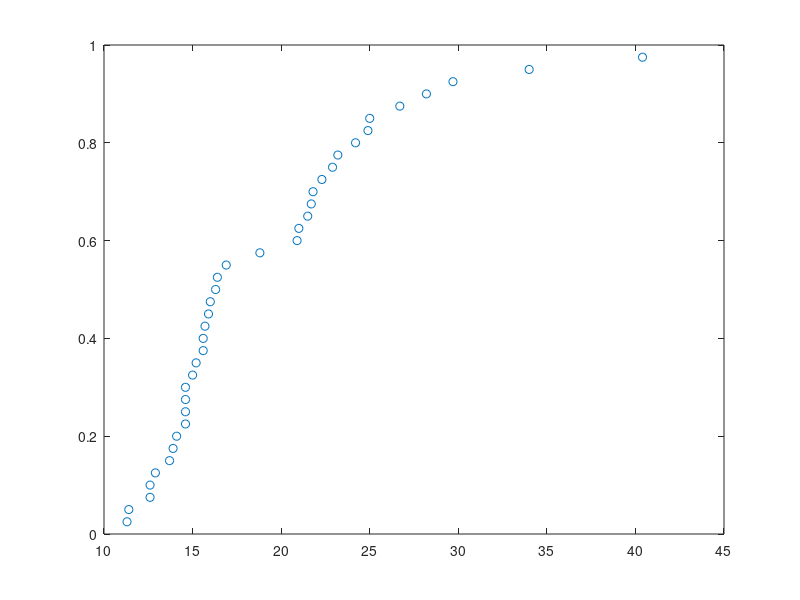

Write the MATLAB code that produced this figure.
% -------------------------------------------------------------------------
% Course: Hydrology for Engineers
% Assignment 1
% Part 2: Fit a Gumbel distribution and calculate critical rainfall depths
% -------------------------------------------------------------------------

clear variables %clear the workspace variables
close all %close alla figures
clc %clear the command window

% -------------------------------------------------------------------------
% # 1: Compute the Weibull plotting position
% -------------------------------------------------------------------------
%% (1) Computing Fh nd Yf
% import the data from Part1 using the function load
load assignment1_output_part1.mat

% sorting data columns by amplitude
sortedAnnualMax = sort(AnnualMax,1, 'descend');
sortedAnnualMax;

% initializing empty vector
Fh = zeros([size(sortedAnnualMax, 1),1]);

% computing frequency : Fh = i/(N+1)
for c = 1:size(Fh,1)
    Fh(c) = (size(Fh,1) - (c-1))/ (size(Fh,1) + 1);
end
Fh;
% computing reduced variable Yf

Yf = zeros([size(Fh, 1),1]);

for c = 1:size(Yf,1)
    Yf(c) = -log(-log(Fh(c)));
end

% Plot of Fh vs h
% for first column
plot(sortedAnnualMax(:,1), Fh, 'o');

%% (2) Fitting Gumbel curve
% method of moments

% Gumbel method
